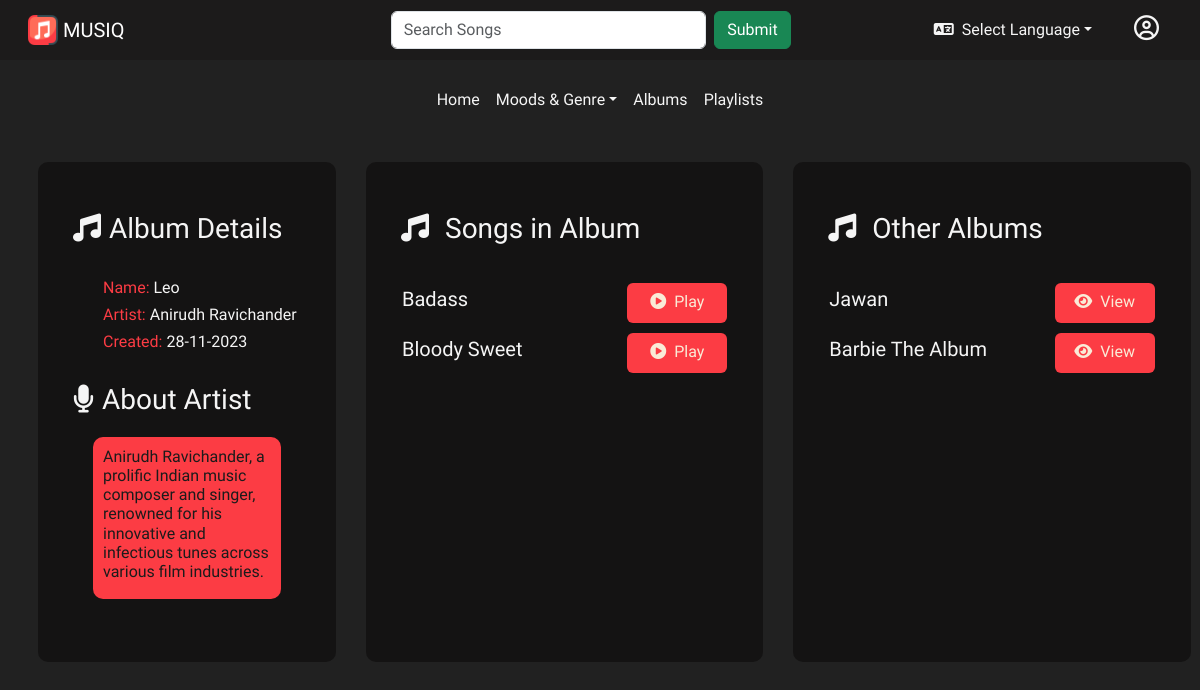
Screenshot of /main/albums/1/view (signed in) with the database file from the repository.
### models.py (models this page shows)
class Artist(db.Model):
    __tablename__ = 'artists'
    artist_id = db.Column(db.Integer(), autoincrement = True, primary_key = True)
    name = db.Column(db.String(), nullable = False)
    description = db.Column(db.String(500), nullable = True)
    songs = db.relationship('Song', back_populates = 'artist', overlaps='artists_songs,songs')
    album = db.relationship('Album', back_populates = 'artist', overlaps='albums,artists_albums')

class Album(db.Model):
    __tablename__ = 'albums'
    album_id = db.Column(db.Integer(), autoincrement = True, primary_key = True)
    artist_id = db.Column(db.Integer(), db.ForeignKey('artists.artist_id'), nullable = False)
    album_name = db.Column(db.String(), nullable = False)
    created_at = db.Column(db.DateTime(timezone = True), server_default = func.now())
    updated_at = db.Column(db.DateTime(timezone = True), server_default = func.now())
    songs = db.relationship('Song', back_populates = 'album')
    artist = db.relationship('Artist', back_populates = 'album')

class Song(db.Model):
    __tablename__ = 'songs'
    song_id = db.Column(db.Integer(), autoincrement = True, primary_key = True)
    album_id = db.Column(db.Integer(), db.ForeignKey('albums.album_id'))
    artist_id = db.Column(db.Integer(), db.ForeignKey('artists.artist_id'), nullable = False)
    title = db.Column(db.String(100), nullable = False)
    language = db.Column(db.String(50), nullable = False)
    genre = db.Column(db.String(50), nullable = False)
    lyrics = db.Column(db.String(), nullable = False)
    created_at = db.Column(db.DateTime(timezone = True), server_default = func.now())
    updated_at = db.Column(db.DateTime(timezone = True), server_default = func.now())
    flag = db.Column(db.Boolean(), default = False)
    album = db.relationship('Album', back_populates = 'songs', overlaps='albums_songs,songs')
    artist = db.relationship('Artist', back_populates = 'songs')

### app.py (the view)
@app.route("/main/albums/<int:album_id>/view", methods=['GET', 'POST'])
@login_required #Can be performed only user is logged in
def view_albums(album_id):
    user = current_user
    current_album = Album.query.filter_by(album_id = album_id).first()
    albums = Album.query.all()
    artists = Artist.query.all()
    songs = Song.query.filter_by(album_id = album_id, flag=False)
    albums_list = [album for album in albums if album != current_album]
    if request.method == 'GET':
        return render_template('view.html', title = 'Album', artists = artists, album= current_album, albums= albums_list[0:7], songs=songs)

### app.py (called while the page is built)
@login_manager.user_loader
def load_user(user_id):
    return User.query.get(user_id)

@app.after_request
def after_request(response):
    header = response.headers
    header['Access-Control-Allow-Origin'] = '*'
    return response

### templates/view.html
{%extends "main.html"%} {%block view%}
<div class="main-container container-fluid view">
  <div class="row">
    <div class="col-3 song-details">
      <h3><i class="fa-solid fa-music me-2"></i>Album Details</h3>
      <br />
      {%for artist in artists%} {%if artist.artist_id == album.artist_id%}
      <h6 class="contents">
        <span class="domain">Name:</span> {{album.album_name}}
      </h6>
      <h6 class="contents">
        <span class="domain">Artist: </span> {{artist.name}}
      </h6>
      <h6 class="contents">
        <span class="domain">Created:</span>
        {{album.created_at.strftime('%d-%m-%Y')}}
      </h6>
      <br />
      <h3><i class="fa-solid fa-microphone me-2"></i>About Artist</h3>
      <div class="about-artist">
        <h6>{{artist.description}}</h6>
      </div>
      {%endif%} {%endfor%}
    </div>
    <div class="col-4 song-details">
      <h3><i class="fa-solid fa-music me-3"></i>Songs in Album</h3>
      <br />
      <table class="genre-songs">
        {%for song in songs%}
        <tr style="height: 50px">
          <td style="width: 400px"><h5>{{song.title}}</h5></td>
          <td>
            <a
              class="btn lyrics-btn"
              href="{{url_for('play_songs', song_id=song.song_id)}}"
            >
              <i class="fa-solid fa-circle-play me-2"></i>Play
            </a>
          </td>
        </tr>
        {%endfor%}
      </table>
    </div>
    <div class="col-4 song-details">
      <h3><i class="fa-solid fa-music me-3"></i>Other Albums</h3>
      <br />
      <table class="genre-songs">
        {%for album in albums%}
        <tr style="height: 50px">
          <td style="width: 400px"><h5>{{album.album_name}}</h5></td>
          <td>
            <a
              class="card-link btn control-link lyrics-btn"
              href="{{url_for('view_albums', album_id = album.album_id)}}"
            >
              <i class="fa-solid fa-eye me-2"></i>View
            </a>
          </td>
        </tr>
        {%endfor%}
      </table>
    </div>
  </div>
</div>
{%endblock%}

### static/styles/main.css (style rules this page uses)
:root { --primary-font: "Gabarito", sans-serif; --primary-color: #1c1b1b; --primary-color-dark: #141313; --primary-color-derived: #212121; --secondary-color: #fc3c44; --secondary-color-derived: #fe5e63; --secondary-color-derived-2: #fa8b8f; }
* { font-family: var(--primary-font); }
body { background-color: var(--primary-color-derived) !important; color: whitesmoke !important; }
.main-container { padding-left: 20px !important; padding-top: 20px !important; }
.contents { padding-left: 30px !important; }
.song-details, .playlist-details { background-color: var(--primary-color-dark); border-color: black; border-radius: 10px; margin-left: 30px; padding-left: 35px !important; padding-top: 50px !important; padding-right: 35px !important; height: 500px !important; }
.view { padding-top: 40px !important; }
.about-artist { background-color: var(--secondary-color); border-color: black; border-radius: 10px; margin: 20px; padding: 10px !important; color: var(--primary-color); }
.lyrics-btn, .add-playlist-btn { background-color: var(--secondary-color) !important; color: antiquewhite !important; height: 40px !important; width: 100px !important; }
.domain { color: var(--secondary-color); }

### rows the page displays
Artist: name "Anirudh Ravichander", description "Anirudh Ravichander, a prolific Indian music composer and singer, renowned for his innovative and infectious tunes across various film industries."
Album: album_name "Leo", created_at "28-11-2023"
Song: title "Badass"
Song: title "Bloody Sweet"
Album: album_name "Jawan"
Album: album_name "Barbie The Album"
